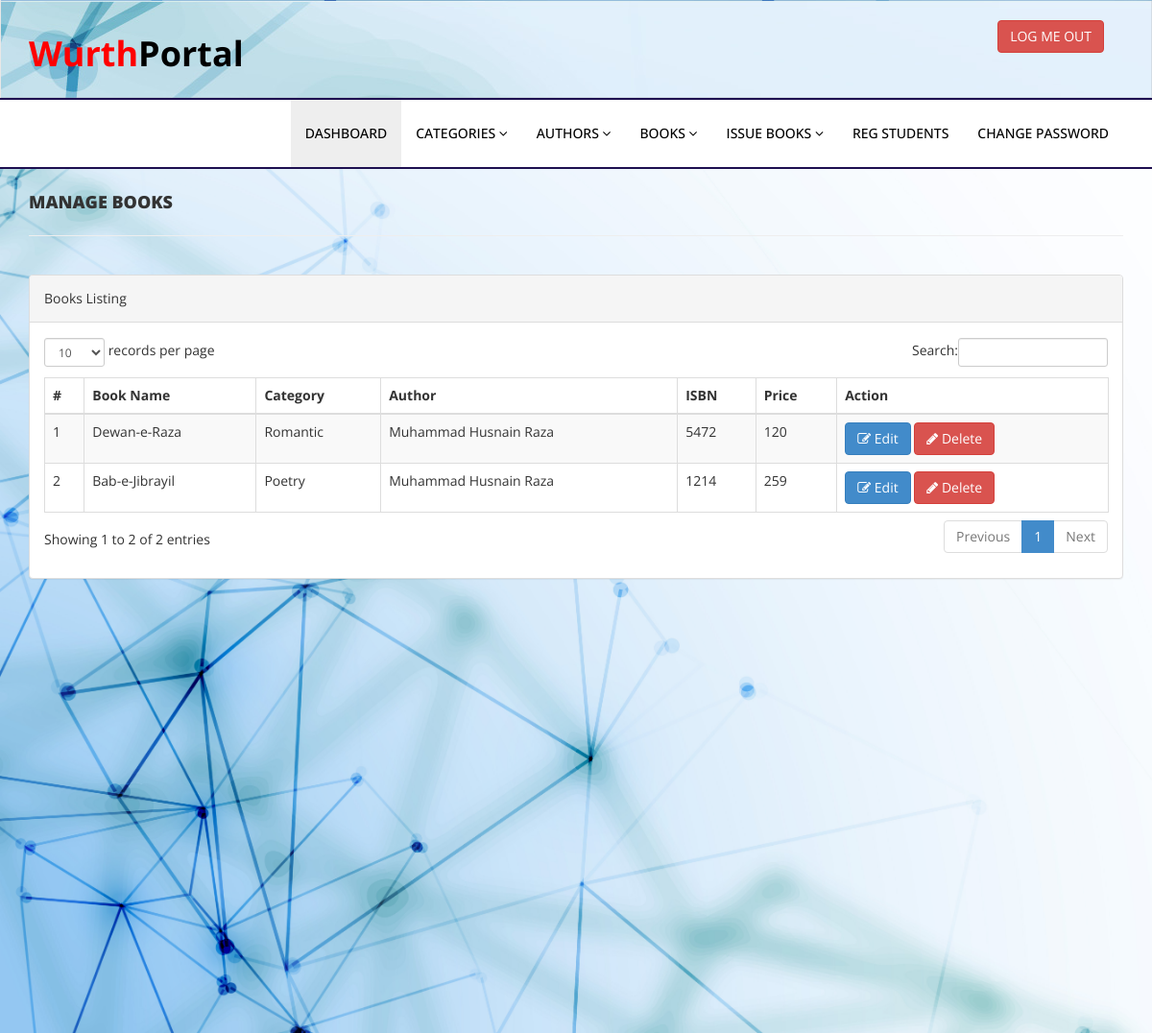
The page /admin/manage-books.php (signed in) on the database its author committed.
### tables this page shows
CREATE TABLE `tblbooks` (
  `id` int(11) NOT NULL,
  `BookName` varchar(255) DEFAULT NULL,
  `CatId` int(11) DEFAULT NULL,
  `AuthorId` int(11) DEFAULT NULL,
  `ISBNNumber` int(11) DEFAULT NULL,
  `BookPrice` int(11) DEFAULT NULL,
  `RegDate` timestamp NULL DEFAULT current_timestamp(),
  `UpdationDate` timestamp NULL DEFAULT NULL ON UPDATE current_timestamp()
);

CREATE TABLE `tblcategory` (
  `id` int(11) NOT NULL,
  `CategoryName` varchar(150) DEFAULT NULL,
  `Status` int(1) DEFAULT NULL,
  `CreationDate` timestamp NULL DEFAULT current_timestamp(),
  `UpdationDate` timestamp NOT NULL DEFAULT '0000-00-00 00:00:00' ON UPDATE current_timestamp()
);

CREATE TABLE `tblauthors` (
  `id` int(11) NOT NULL,
  `AuthorName` varchar(159) DEFAULT NULL,
  `creationDate` timestamp NULL DEFAULT current_timestamp(),
  `UpdationDate` timestamp NULL DEFAULT NULL ON UPDATE current_timestamp()
);

### admin/manage-books.php (the view, shortened to what this page needs)
<?php
include('includes/config.php');
if(strlen($_SESSION['alogin'])==0)
    {
header('location:index.php');
}
else{
    ?>
<!DOCTYPE html>
<html xmlns="http://www.w3.org/1999/xhtml">
<head>
    <link href="assets/css/bootstrap.css" rel="stylesheet" />
    <link href="assets/css/font-awesome.css" rel="stylesheet" />
    <link href="assets/js/dataTables/dataTables.bootstrap.css" rel="stylesheet" />
    <link href="assets/css/style.css" rel="stylesheet" />
</head>
<body>
<?php include('includes/header.php');?>
    <div class="content-wrapper">
         <div class="container">
        <div class="row pad-botm">
            <div class="col-md-12">
                <h4 class="header-line">Manage Books</h4>
    </div>
     <div class="row">
</div>
        </div>
            <div class="row">
                <div class="col-md-12">
                    <div class="panel panel-default">
                        <div class="panel-heading">
                           Books Listing
                        </div>
                        <div class="panel-body">
                            <div class="table-responsive">
                                <table class="table table-striped table-bordered table-hover" id="dataTables-example">
                                    <thead>
                                        <tr>
                                            <th>#</th>
                                            <th>Book Name</th>
                                            <th>Category</th>
                                            <th>Author</th>
                                            <th>ISBN</th>
                                            <th>Price</th>
                                            <th>Action</th>
                                        </tr>
                                    </thead>
                                    <tbody>
<?php $sql = "SELECT tblbooks.BookName,tblcategory.CategoryName,tblauthors.AuthorName,tblbooks.ISBNNumber,tblbooks.BookPrice,tblbooks.id as bookid from  tblbooks join tblcategory on tblcategory.id=tblbooks.CatId join tblauthors on tblauthors.id=tblbooks.AuthorId";
$query = $dbh -> prepare($sql);
$query->execute();
$results=$query->fetchAll(PDO::FETCH_OBJ);
$cnt=1;
if($query->rowCount() > 0)
{
foreach($results as $result)
{               ?>
                                        <tr class="odd gradeX">
                                            <td class="center"><?php echo htmlentities($cnt);?></td>
                                            <td class="center"><?php echo htmlentities($result->BookName);?></td>
                                            <td class="center"><?php echo htmlentities($result->CategoryName);?></td>
                                            <td class="center"><?php echo htmlentities($result->AuthorName);?></td>
                                            <td class="center"><?php echo htmlentities($result->ISBNNumber);?></td>
                                            <td class="center"><?php echo htmlentities($result->BookPrice);?></td>
                                            <td class="center">
                                            <a href="edit-book.php?bookid=<?php echo htmlentities($result->bookid);?>"><button class="btn btn-primary"><i class="fa fa-edit "></i> Edit</button>
                                          <a href="manage-books.php?del=<?php echo htmlentities($result->bookid);?>" onclick="return confirm('Are you sure you want to delete?');"" >  <button class="btn btn-danger"><i class="fa fa-pencil"></i> Delete</button>
                                            </td>
                                        </tr>
 <?php $cnt=$cnt+1;}} ?>
                                    </tbody>
                                </table>
                            </div>
                        </div>
                    </div>
                </div>
            </div>
    </div>
    </div>
</body>
</html>
<?php } ?>

### admin/assets/css/style.css (style rules this page uses)
.content-wrapper { padding-top: 15px; min-height:900px; padding-bottom:90px; background-image: url(../img/bgimage.jpg); background-repeat: no-repeat; background-size: cover; }
.header-line { font-weight:900; padding-bottom:25px; border-bottom:1px solid #eeeeee; text-transform:uppercase; }
.pad-botm { padding-bottom:30px; }

### rows shown on the page
tblbooks: BookName "Dewan-e-Raza", tblcategory.CategoryName "Romantic", AuthorId.AuthorName "Muhammad Husnain Raza", ISBNNumber "5472", BookPrice "120"
tblbooks: BookName "Bab-e-Jibrayil", tblcategory.CategoryName "Poetry", AuthorId.AuthorName "Muhammad Husnain Raza", ISBNNumber "1214", BookPrice "259"
